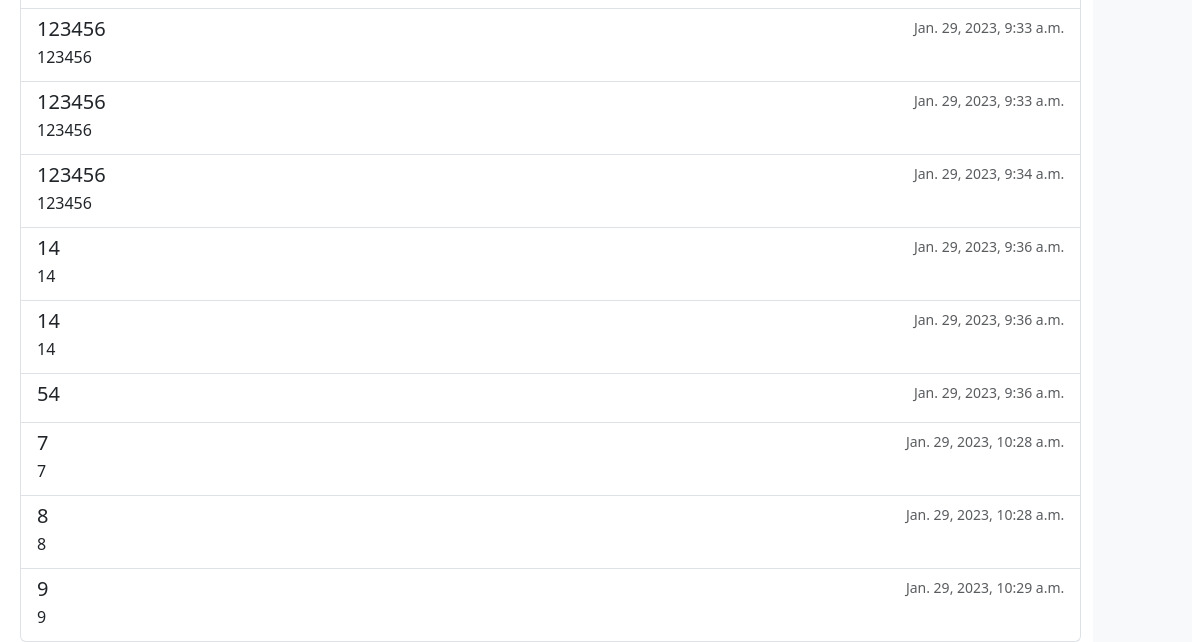
The app's page /subject/1 (signed in, lower part), older data.
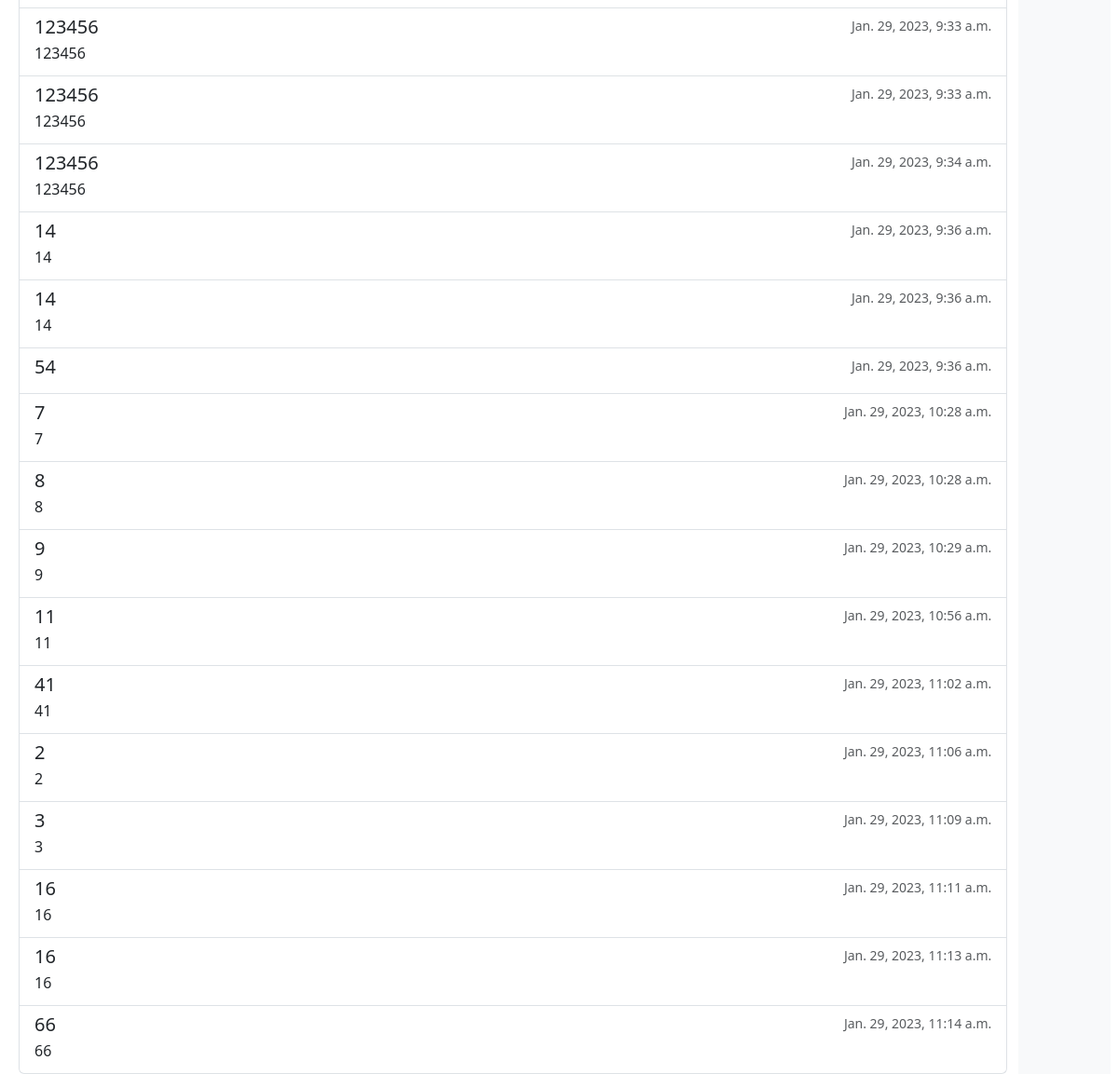
The same page, newer data.
### univ_app/models.py (models this page shows, shortened)
class Task(models.Model):
    title = models.CharField(max_length=200, default = '', blank = True) #this field is present in Test itself
    description = models.TextField(default = '', blank = True) #this field is present in Test itself
    subject = models.ForeignKey("Subject", blank = True, null = True, on_delete = models.SET_NULL)
    created_at = models.DateTimeField(auto_now_add = True, null = True, blank = True)
    created_by = models.ForeignKey("Teacher", blank = True, null = True, on_delete = models.SET_NULL)
    class Meta:
        abstract = True
    def get_type(self):
        return str(self.__class__.__name__)

class CommonTask(Task):
    file = models.FileField(upload_to = "uploads/common_tasks/", blank = True, null = True)

class Test(Task):
    slug = models.SlugField(max_length = 120 , blank = True, null = True, unique = True)
    link = models.CharField(max_length=1000, default = '')
    image = models.ImageField(upload_to = "uploads/", blank = True , null=True, default = "test.png")

class InfoTask(Task):
    file = models.FileField(upload_to = "uploads/info_tasks/", blank = True, null = True)

### univ_app/decorators.py (the view)
        def wrapper(request, *args, **kwargs):
            group = None
            if request.user.groups.exists():
                group = request.user.groups.all()[0].name
            if group in allowed_groups:
                return view_func(request, *args, **kwargs)
            else:
                return HttpResponse("У вас нет прав доступа к этой странице")

### univ_app/models.py (called while the page is built)
    @property
    def all_tasks(self):
        common_tasks = self.commontask_set.all()
        info_tasks = self.infotask_set.all()
        test_tasks = self.test_set.all()
        tasks = list(chain(common_tasks, info_tasks, test_tasks))
        tasks.sort(key = lambda task : task.created_at)
        return tasks

### univ_app/templatetags/user_tags.py (called while the page is built)
@register.filter(name='has_group')
def has_group(user, group_name):
    return user.groups.filter(name=group_name).exists()

### univ_app/views.py (called while the page is built)
@allowed_users(allowed_groups = ["teacher", "student"])
def ts_subject(request, subj_id):
    subject = Subject.objects.get(id = subj_id)
    tasks = subject.all_tasks
    ctx = {
    "subject":subject,
    "tasks":tasks,
    }
    return render(request,"mutual_views/ts_subject.html",ctx)

### templates/mutual_views/ts_subject.html (shortened to what this page needs)
{%extends "base.html"%}
{%load user_tags%}
{% block ts_subject %}
<div class="list-group">
  {%for task in tasks%}
  <a href="{%url 'ts_task' task.get_type task.id %}" class="list-group-item list-group-item-action flex-column align-items-start">
    <div class="d-flex w-100 justify-content-between">
      <h5 class="mb-1">{{task.title}} </h5>
      <small class="text-muted">{{task.created_at}}</small>
    </div>
    <p class="mb-1">{{task.description}}</p>
  </a>
  {%endfor%}
</div>
{% endblock %}

Row changes from the older to the newer data that the page shows:
added CommonTask: title "11", created_at "Jan. 29, 2023, 10:56 a.m.", description "11"
added CommonTask: title "41", created_at "Jan. 29, 2023, 11:02 a.m.", description "41"
added CommonTask: title "2", created_at "Jan. 29, 2023, 11:06 a.m.", description "2"
added InfoTask: title "3", created_at "Jan. 29, 2023, 11:09 a.m.", description "3"
added InfoTask: title "16", created_at "Jan. 29, 2023, 11:11 a.m.", description "16"
added InfoTask: title "16", created_at "Jan. 29, 2023, 11:13 a.m.", description "16"
added InfoTask: title "66", created_at "Jan. 29, 2023, 11:14 a.m.", description "66"
